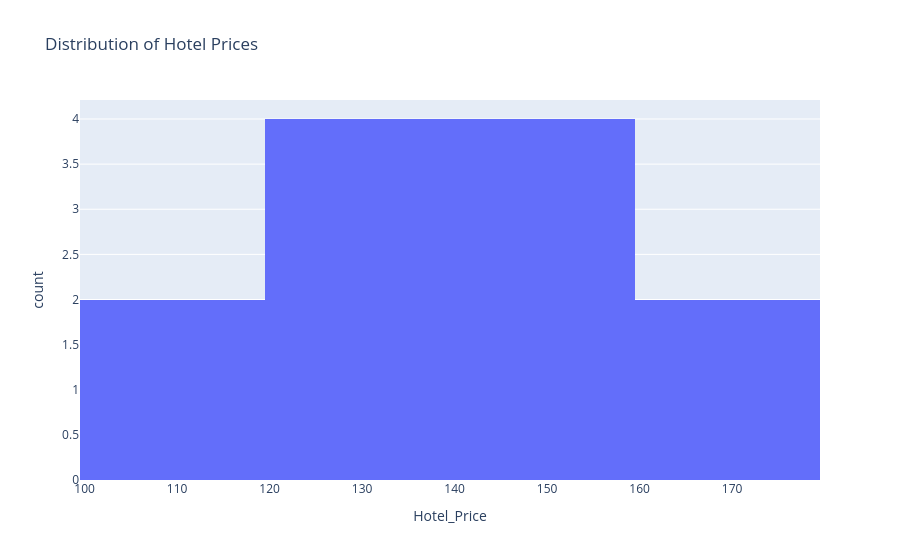

This figure's notebook cell:
### Code cell
fig = px.histogram(df, x='Hotel_Price', title='Distribution of Hotel Prices')
fig.show()

### Figure 1 — Plotly figure (JSON) as saved in the notebook; plotly's stock layout.template omitted (floating-point values rounded to 4 significant figures)
{"data": [{"bingroup": "x", "hovertemplate": "Hotel_Price=%{x}<br>count=%{y}<extra></extra>", "legendgroup": "", "marker": {"color": "#636efa", "pattern": {"shape": ""}}, "name": "", "orientation": "v", "showlegend": false, "type": "histogram", "x": [100, 120, 130, 110, 140, 150, 160, 125, 135, 145, 155, 165], "xaxis": "x", "yaxis": "y"}], "layout": {"barmode": "relative", "legend": {"tracegroupgap": 0}, "title": {"text": "Distribution of Hotel Prices"}, "xaxis": {"anchor": "y", "domain": [0, 1], "title": {"text": "Hotel_Price"}}, "yaxis": {"anchor": "x", "domain": [0, 1], "title": {"text": "count"}}}}
